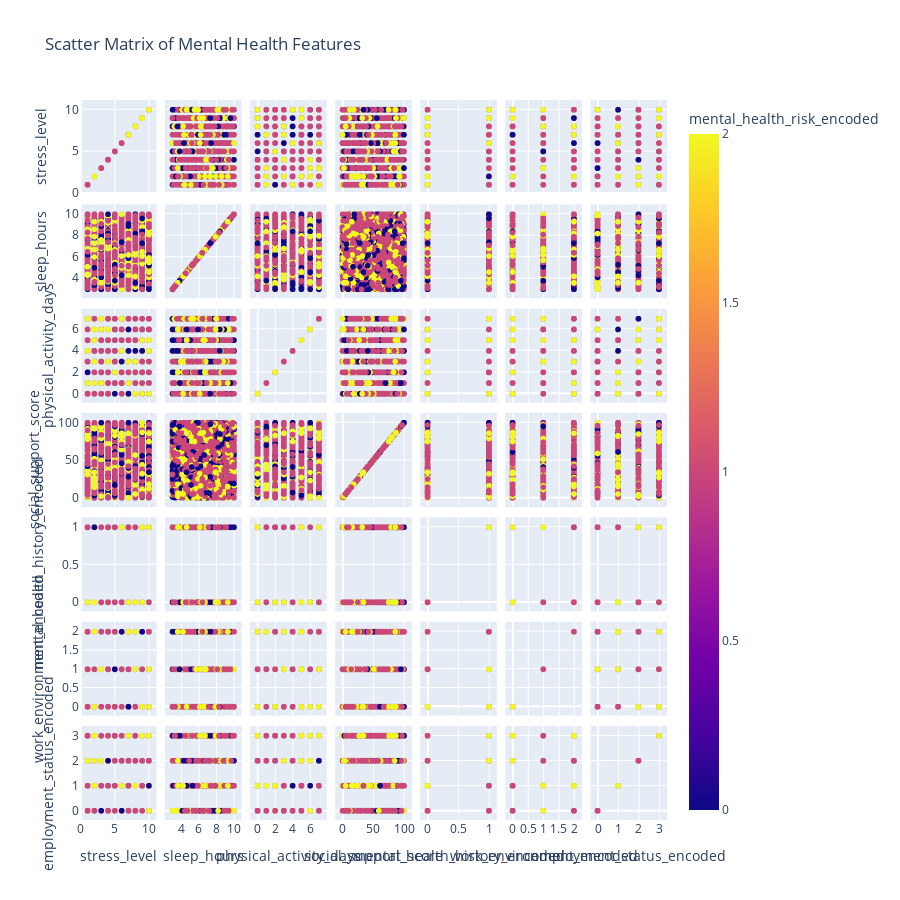

This figure's notebook cell:
### Code cell
fig = px.scatter_matrix(
    data_frame,
    dimensions=[
        "stress_level",
        "sleep_hours",
        "physical_activity_days",
        "social_support_score",
        "mental_health_history_encoded",
        "work_environment_encoded",
        "employment_status_encoded"
    ],
    color="mental_health_risk_encoded",
    width=900,
    height=900,
    title="Scatter Matrix of Mental Health Features"
)
fig.show()

### Figure 1 — Plotly figure (JSON) as saved in the notebook; plotly's stock layout.template omitted (floating-point values rounded to 4 significant figures; data arrays with more than 128 entries replaced by an {"elided": "..."} marker saying what was removed)
{"data": [{"dimensions": [{"axis": {"matches": true}, "label": "stress_level", "values": {"elided": "10000 int values"}}, {"axis": {"matches": true}, "label": "sleep_hours", "values": {"elided": "10000 float values"}}, {"axis": {"matches": true}, "label": "physical_activity_days", "values": {"elided": "10000 int values"}}, {"axis": {"matches": true}, "label": "social_support_score", "values": {"elided": "10000 int values"}}, {"axis": {"matches": true}, "label": "mental_health_history_encoded", "values": {"elided": "10000 int values"}}, {"axis": {"matches": true}, "label": "work_environment_encoded", "values": {"elided": "10000 int values"}}, {"axis": {"matches": true}, "label": "employment_status_encoded", "values": {"elided": "10000 int values"}}], "hovertemplate": "%{xaxis.title.text}=%{x}<br>%{yaxis.title.text}=%{y}<br>mental_health_risk_encoded=%{marker.color}<extra></extra>", "legendgroup": "", "marker": {"color": {"elided": "10000 int values"}, "coloraxis": "coloraxis", "symbol": "circle"}, "name": "", "showlegend": false, "type": "splom"}], "layout": {"coloraxis": {"colorbar": {"title": {"text": "mental_health_risk_encoded"}}, "colorscale": [[0, "#0d0887"], [0.1111, "#46039f"], [0.2222, "#7201a8"], [0.3333, "#9c179e"], [0.4444, "#bd3786"], [0.5556, "#d8576b"], [0.6667, "#ed7953"], [0.7778, "#fb9f3a"], [0.8889, "#fdca26"], [1, "#f0f921"]]}, "dragmode": "select", "height": 900, "legend": {"tracegroupgap": 0}, "title": {"text": "Scatter Matrix of Mental Health Features"}, "width": 900, "xaxis": {"autorange": true, "range": [-0.1275, 11.13], "type": "linear"}, "xaxis2": {"autorange": true, "range": [2.123, 10.88], "type": "linear"}, "xaxis3": {"autorange": true, "range": [-0.8769, 7.877], "type": "linear"}, "xaxis4": {"autorange": true, "range": [-12.53, 112.5], "type": "linear"}, "xaxis5": {"autorange": true, "range": [-0.1253, 1.125], "type": "linear"}, "xaxis6": {"autorange": true, "range": [-0.2505, 2.251], "type": "linear"}, "xaxis7": {"autorange": true, "range": [-0.3758, 3.376], "type": "linear"}, "yaxis": {"autorange": true, "range": [-0.1275, 11.13], "type": "linear"}, "yaxis2": {"autorange": true, "range": [2.123, 10.88], "type": "linear"}, "yaxis3": {"autorange": true, "range": [-0.8769, 7.877], "type": "linear"}, "yaxis4": {"autorange": true, "range": [-12.53, 112.5], "type": "linear"}, "yaxis5": {"autorange": true, "range": [-0.1253, 1.125], "type": "linear"}, "yaxis6": {"autorange": true, "range": [-0.2505, 2.251], "type": "linear"}, "yaxis7": {"autorange": true, "range": [-0.3758, 3.376], "type": "linear"}}}
